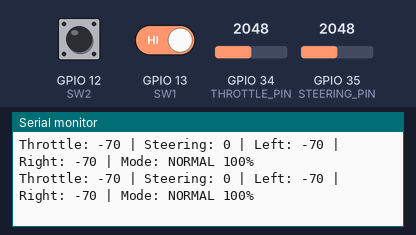
A sketch run on a simulated ESP32. On the bench: the last lines printed to the serial monitor. The test bench sets the inputs (shaded band); at power-on: GPIO 12 (SW2) HIGH, GPIO 34 (THROTTLE_PIN) = 2048, GPIO 35 (STEERING_PIN) = 2048, GPIO 13 (SW1) HIGH (analog values on the 0–4095 scale).

Above: at 1.2 s.
1.3 s: GPIO 12 (SW2) pulled LOW for 0.15 s
At 2.2 s:
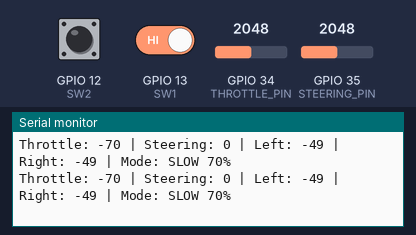
2.9 s: GPIO 34 (THROTTLE_PIN) set to 2866
At 4.0 s:
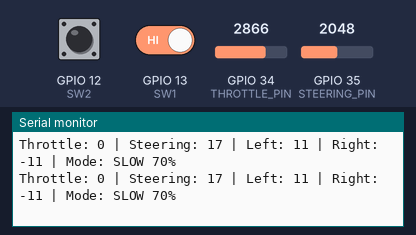
4.4 s: GPIO 35 (STEERING_PIN) set to 2866
At 5.0 s:
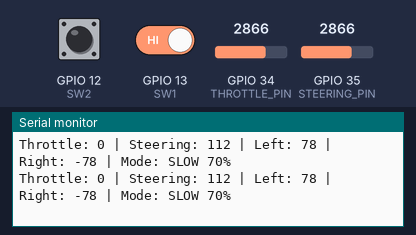
5.9 s: GPIO 34 (THROTTLE_PIN) set to 3603
At 6.6 s:
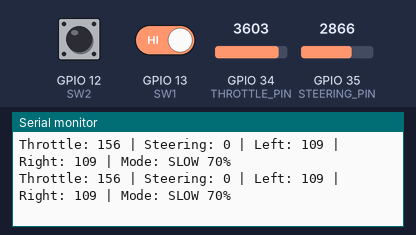
7.4 s: GPIO 12 (SW2) driven LOW and GPIO 13 (SW1) driven LOW
At 8.5 s:
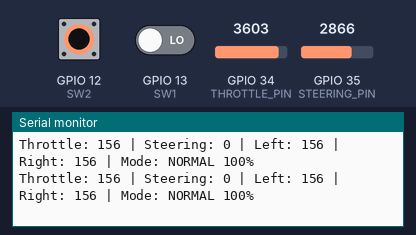
Timing chart, 0 to 9.9 s (numbered marks = the images above; inputs shaded):
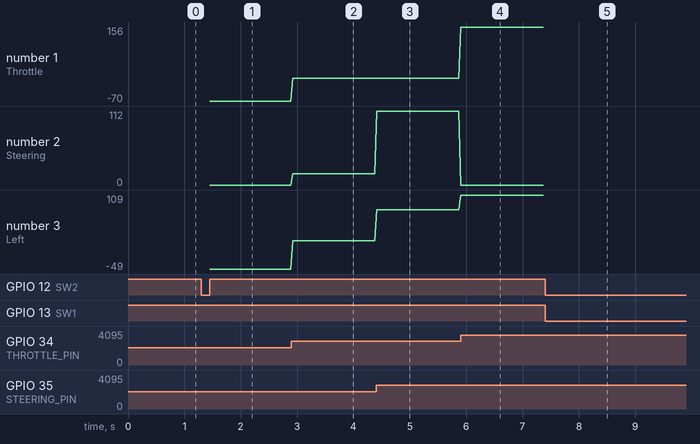

The sketch:

Transmitter_code_robo_soccer.ino
```cpp
#include <WiFi.h>
#include <esp_now.h>

// RECEIVER ESP32 MAC
uint8_t receiverMAC[] = {
  0x8c, 0x94, 0xdf, 0x71, 0x53, 0x70
};

// JOYSTICK PINS
#define THROTTLE_PIN 34
#define STEERING_PIN 35

// BUTTON PINS
#define SW1 13
#define SW2 12

// CALIBRATION
#define THROTTLE_CENTER 2816
#define STEERING_CENTER 1895

// DEADZONE
#define DEADZONE 150

// PACKET - MUST MATCH RECEIVER
typedef struct __attribute__((packed)) {
  uint32_t magic;
  int16_t left;
  int16_t right;
  uint8_t mode;
} MotorPacket;

MotorPacket packet;
const uint32_t MAGIC = 0x524F424F;

bool slowMode = false;

// BUTTON STATE
bool lastSW1 = HIGH;
bool lastSW2 = HIGH;

bool pendingSW1 = false;
bool pendingSW2 = false;

unsigned long firstPressTime = 0;
unsigned long lastDebounce1 = 0;
unsigned long lastDebounce2 = 0;

const unsigned long DOUBLE_PRESS_WINDOW = 100;
const unsigned long DEBOUNCE_TIME = 40;

void onDataSent(const wifi_tx_info_t *info,
                esp_now_send_status_t status) {
  if (status != ESP_NOW_SEND_SUCCESS) {
    Serial.println("ESP-NOW SEND FAILED");
  }
}

int readAxis(int pin, int center) {
  int raw = analogRead(pin);
  int value;

  if (raw > center) {
    value = map(raw, center, 4095, 0, 255);
  } else {
    value = map(raw, 0, center, -255, 0);
  }

  if (abs(raw - center) < DEADZONE) {
    value = 0;
  }

  return constrain(value, -255, 255);
}

// BUTTON CONTROL
void handleButtons() {
  unsigned long now = millis();

  bool sw1 = digitalRead(SW1);
  bool sw2 = digitalRead(SW2);

  bool press1 = (lastSW1 == HIGH && sw1 == LOW);
  bool press2 = (lastSW2 == HIGH && sw2 == LOW);

  lastSW1 = sw1;
  lastSW2 = sw2;

  if (press1 && now - lastDebounce1 >= DEBOUNCE_TIME) {
    lastDebounce1 = now;

    if (pendingSW2 && now - firstPressTime <= DOUBLE_PRESS_WINDOW) {
      slowMode = false;
      pendingSW1 = false;
      pendingSW2 = false;
      Serial.println("MODE = NORMAL (100%)");
    }
    else {
      pendingSW1 = true;
      pendingSW2 = false;
      firstPressTime = now;
    }
  }

  if (press2 && now - lastDebounce2 >= DEBOUNCE_TIME) {
    lastDebounce2 = now;

    if (pendingSW1 && now - firstPressTime <= DOUBLE_PRESS_WINDOW) {
      slowMode = false;
      pendingSW1 = false;
      pendingSW2 = false;
      Serial.println("MODE = NORMAL (100%)");
    }
    else {
      pendingSW2 = true;
      pendingSW1 = false;
      firstPressTime = now;
    }
  }

  // If second button is not pressed within 500 ms,
  // select SLOW mode.
  if ((pendingSW1 || pendingSW2) &&
      now - firstPressTime > DOUBLE_PRESS_WINDOW) {

    slowMode = true;
    pendingSW1 = false;
    pendingSW2 = false;

    Serial.println("MODE = SLOW (70%)");
  }
}

void setup() {
  Serial.begin(115200);

  pinMode(SW1, INPUT_PULLUP);
  pinMode(SW2, INPUT_PULLUP);

  analogReadResolution(12);
  analogSetPinAttenuation(THROTTLE_PIN, ADC_11db);
  analogSetPinAttenuation(STEERING_PIN, ADC_11db);

  WiFi.mode(WIFI_STA);
  WiFi.disconnect();

  Serial.print("Transmitter MAC: ");
  Serial.println(WiFi.macAddress());

  if (esp_now_init() != ESP_OK) {
    Serial.println("ESP-NOW INIT FAILED");
    while (true) delay(1000);
  }

  esp_now_register_send_cb(onDataSent);

  esp_now_peer_info_t peer = {};
  memcpy(peer.peer_addr, receiverMAC, 6);
  peer.channel = 0;
  peer.encrypt = false;

  if (esp_now_add_peer(&peer) != ESP_OK) {
    Serial.println("PEER ADD FAILED");
    while (true) delay(1000);
  }

  Serial.println("TRANSMITTER READY");
}

void loop() {
  handleButtons();

  int throttle = readAxis(
    THROTTLE_PIN, THROTTLE_CENTER
  );

  int steering = readAxis(
    STEERING_PIN, STEERING_CENTER
  );

  // TEMPORARY SAFETY:
  // Disable steering while throttle is active.
  if (abs(throttle) > 35) {
    steering = 0;
  }

  int left = constrain(throttle + steering, -255, 255);
  int right = constrain(throttle - steering, -255, 255);

  if (slowMode) {
    left = left * 70 / 100;
    right = right * 70 / 100;
  }

  packet.magic = MAGIC;
  packet.left = left;
  packet.right = right;
  packet.mode = slowMode ? 1 : 0;

  esp_now_send(
    receiverMAC,
    (uint8_t *)&packet,
    sizeof(packet)
  );

  Serial.print("Throttle: ");
  Serial.print(throttle);
  Serial.print(" | Steering: ");
  Serial.print(steering);
  Serial.print(" | Left: ");
  Serial.print(left);
  Serial.print(" | Right: ");
  Serial.print(right);
  Serial.print(" | Mode: ");
  Serial.println(slowMode ? "SLOW 70%" : "NORMAL 100%");

  delay(30);
}
```

Measured:
- after the input at 1.3 s, the serial monitor: prints a new line after 0.15 s (image 1)
- after the input at 2.9 s, the serial monitor: prints a new line at once (image 2)
- after the input at 4.4 s, the serial monitor: prints a new line at once (image 3)
- after the input at 5.9 s, the serial monitor: prints a new line at once (image 4)
- after the input at 7.4 s, the serial monitor: prints a new line at once (image 5)
- plotted number 1: 0 → 156 after the input at 5.9 s
- plotted number 2: 0 → 17 after the input at 2.9 s, 17 → 112 after the input at 4.4 s
- plotted number 3: -49 → 11 after the input at 2.9 s, 11 → 78 after the input at 4.4 s, 78 → 109 after the input at 5.9 s
